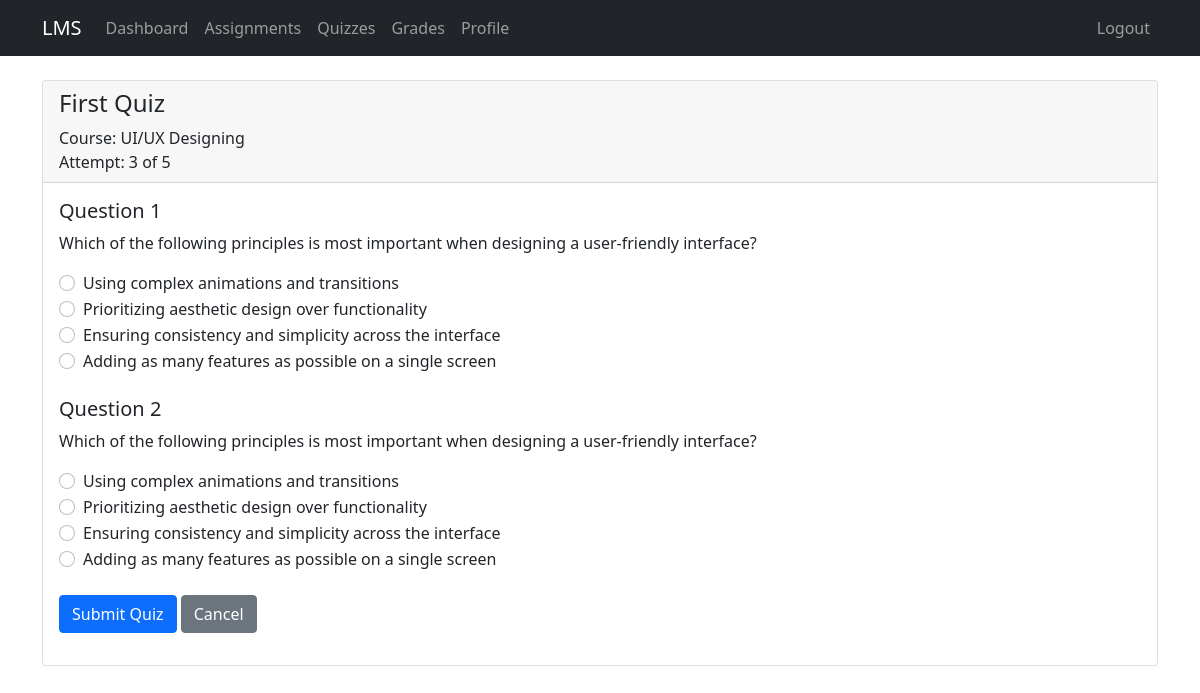
The page /take_quiz.php?id=1 (signed in) on the database its author committed.
### tables this page shows
CREATE TABLE `quizzes` (
  `quiz_id` int(11) NOT NULL,
  `course_id` int(11) NOT NULL,
  `title` varchar(150) NOT NULL,
  `description` text DEFAULT NULL,
  `created_at` timestamp NOT NULL DEFAULT current_timestamp()
);

CREATE TABLE `courses` (
  `course_id` int(11) NOT NULL,
  `title` varchar(150) NOT NULL,
  `description` text DEFAULT NULL,
  `instructor_id` int(11) NOT NULL,
  `created_at` timestamp NOT NULL DEFAULT current_timestamp()
);

CREATE TABLE `quiz_questions` (
  `question_id` int(11) NOT NULL,
  `quiz_id` int(11) NOT NULL,
  `question_text` text NOT NULL,
  `option_a` varchar(255) DEFAULT NULL,
  `option_b` varchar(255) DEFAULT NULL,
  `option_c` varchar(255) DEFAULT NULL,
  `option_d` varchar(255) DEFAULT NULL,
  `correct_option` char(1) DEFAULT NULL,
  `created_at` timestamp NOT NULL DEFAULT current_timestamp()
);

### take_quiz.php (the view, shortened to what this page needs)
<?php
require_once "config/database.php";
$quiz_id = (int)$_GET['id'];
$user_id = (int)$_SESSION["id"];
$sql = "SELECT q.*, c.title as course_title, c.course_id
        FROM quizzes q
        JOIN courses c ON q.course_id = c.course_id
        JOIN enrollments e ON c.course_id = e.course_id
        WHERE q.quiz_id = ? AND e.user_id = ?";
$stmt = mysqli_prepare($conn, $sql);
mysqli_stmt_bind_param($stmt, "ii", $quiz_id, $user_id);
mysqli_stmt_execute($stmt);
$result = mysqli_stmt_get_result($stmt);
$quiz = mysqli_fetch_assoc($result);
$sql = "SELECT COUNT(*) as attempt_count FROM quiz_attempts WHERE quiz_id = ? AND user_id = ?";
$stmt = mysqli_prepare($conn, $sql);
mysqli_stmt_bind_param($stmt, "ii", $quiz_id, $user_id);
mysqli_stmt_execute($stmt);
$attempt_count = mysqli_stmt_get_result($stmt)->fetch_assoc()['attempt_count'];
$sql = "SELECT * FROM quiz_questions WHERE quiz_id = ? ORDER BY RAND()";
$stmt = mysqli_prepare($conn, $sql);
mysqli_stmt_bind_param($stmt, "i", $quiz_id);
mysqli_stmt_execute($stmt);
$questions = mysqli_stmt_get_result($stmt);
?>
<!DOCTYPE html>
<html lang="en">
<head>
    <link href="https://cdn.jsdelivr.net/npm/bootstrap@5.1.3/dist/css/bootstrap.min.css" rel="stylesheet">
</head>
<body>
    <nav class="navbar navbar-expand-lg navbar-dark bg-dark">
        <div class="container">
            <a class="navbar-brand" href="index.php">LMS</a>
            <div class="collapse navbar-collapse" id="navbarNav">
                <ul class="navbar-nav">
                    <li class="nav-item">
                        <a class="nav-link" href="index.php">Dashboard</a>
                    </li>
                    <li class="nav-item">
                        <a class="nav-link" href="assignments.php">Assignments</a>
                    </li>
                    <li class="nav-item">
                        <a class="nav-link" href="quizzes.php">Quizzes</a>
                    </li>
                    <li class="nav-item">
                        <a class="nav-link" href="grades.php">Grades</a>
                    </li>
                    <li class="nav-item">
                        <a class="nav-link" href="profile.php">Profile</a>
                    </li>
                </ul>
                <ul class="navbar-nav ms-auto">
                    <li class="nav-item">
                        <a class="nav-link" href="logout.php">Logout</a>
                    </li>
                </ul>
            </div>
        </div>
    </nav>
    <div class="container mt-4">
        <div class="card">
            <div class="card-header">
                <h4><?php echo htmlspecialchars($quiz['title']); ?></h4>
                <p class="mb-0">Course: <?php echo htmlspecialchars($quiz['course_title']); ?></p>
                <p class="mb-0">Attempt: <?php echo $attempt_count + 1; ?> of 5</p>
            </div>
            <div class="card-body">
                <form method="post" id="quizForm">
                    <?php
                    $question_number = 1;
                    while ($question = mysqli_fetch_assoc($questions)):
                    ?>
                        <div class="mb-4">
                            <h5>Question <?php echo $question_number; ?></h5>
                            <p><?php echo htmlspecialchars($question['question_text']); ?></p>
                            <div class="form-check">
                                <input class="form-check-input" type="radio" name="answers[<?php echo $question['question_id']; ?>]" value="a" required>
                                <label class="form-check-label">
                                    <?php echo htmlspecialchars($question['option_a']); ?>
                                </label>
                            </div>
                            <div class="form-check">
                                <input class="form-check-input" type="radio" name="answers[<?php echo $question['question_id']; ?>]" value="b">
                                <label class="form-check-label">
                                    <?php echo htmlspecialchars($question['option_b']); ?>
                                </label>
                            </div>
                            <div class="form-check">
                                <input class="form-check-input" type="radio" name="answers[<?php echo $question['question_id']; ?>]" value="c">
                                <label class="form-check-label">
                                    <?php echo htmlspecialchars($question['option_c']); ?>
                                </label>
                            </div>
                            <div class="form-check">
                                <input class="form-check-input" type="radio" name="answers[<?php echo $question['question_id']; ?>]" value="d">
                                <label class="form-check-label">
                                    <?php echo htmlspecialchars($question['option_d']); ?>
                                </label>
                            </div>
                        </div>
                    <?php
                    $question_number++;
                    endwhile;
                    ?>
                    <div class="mb-3">
                        <button type="submit" class="btn btn-primary">Submit Quiz</button>
                        <a href="view_quiz.php?id=<?php echo $quiz_id; ?>" class="btn btn-secondary">Cancel</a>
                    </div>
                </form>
            </div>
        </div>
    </div>
</body>
</html>

### rows shown on the page
quizzes: title "First Quiz", course.title "UI/UX Designing"
quiz_questions: question_text "Which of the following principles is most important when designing a user-friendly interface?", option_a "Using complex animations and transitions", option_b "Prioritizing aesthetic design over functionality", option_c "Ensuring consistency and simplicity across the interface", option_d "Adding as many features as possible on a single screen"
quiz_questions: question_text "Which of the following principles is most important when designing a user-friendly interface?", option_a "Using complex animations and transitions", option_b "Prioritizing aesthetic design over functionality", option_c "Ensuring consistency and simplicity across the interface", option_d "Adding as many features as possible on a single screen"

### other values the page prints
$attempt_count + 1 "3"
